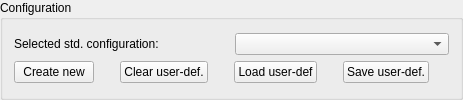
            <widget class="QGroupBox" name="groupBox_2">
             <property name="title">
              <string>Configuration</string>
             </property>
             <layout class="QVBoxLayout" name="verticalLayout_55">
              <item>
               <layout class="QVBoxLayout">
                <item>
                 <layout class="QHBoxLayout">
                  <item>
                   <widget class="QLabel" name="textLabel3">
                    <property name="text">
                     <string>Selected std. configuration:</string>
                    </property>
                    <property name="wordWrap">
                     <bool>false</bool>
                    </property>
                   </widget>
                  </item>
                  <item>
                   <widget class="QComboBox" name="scanConfigSel"/>
                  </item>
                 </layout>
                </item>
                <item>
                 <layout class="QHBoxLayout">
                  <item>
                   <widget class="QPushButton" name="newCfgButton">
                    <property name="enabled">
                     <bool>true</bool>
                    </property>
                    <property name="toolTip">
                     <string>create a PixScan object with user-defined settings; can be save to DB file later</string>
                    </property>
                    <property name="text">
                     <string>Create new</string>
                    </property>
                   </widget>
                  </item>
                  <item>
                   <spacer name="spacer18_3">
                    <property name="orientation">
                     <enum>Qt::Horizontal</enum>
                    </property>
                    <property name="sizeType">
                     <enum>QSizePolicy::Expanding</enum>
                    </property>
                    <property name="sizeHint" stdset="0">
                     <size>
                      <width>20</width>
                      <height>21</height>
                     </size>
                    </property>
                   </spacer>
                  </item>
                  <item>
                   <widget class="QPushButton" name="clearCfgButton">
                    <property name="enabled">
                     <bool>true</bool>
                    </property>
                    <property name="toolTip">
                     <string>remove all user-defined PixScan ojects from memory and list</string>
                    </property>
                    <property name="text">
                     <string>Clear user-def.</string>
                    </property>
                   </widget>
                  </item>
                  <item>
                   <spacer name="spacer18_3_4">
                    <property name="orientation">
                     <enum>Qt::Horizontal</enum>
                    </property>
                    <property name="sizeType">
                     <enum>QSizePolicy::Expanding</enum>
                    </property>
                    <property name="sizeHint" stdset="0">
                     <size>
                      <width>20</width>
                      <height>21</height>
                     </size>
                    </property>
                   </spacer>
                  </item>
                  <item>
                   <widget class="QPushButton" name="loadCfgButton">
                    <property name="enabled">
                     <bool>true</bool>
                    </property>
                    <property name="toolTip">
                     <string>Load user-defined PixScan objects from a DB file</string>
                    </property>
                    <property name="text">
                     <string>Load user-def</string>
                    </property>
                   </widget>
                  </item>
                  <item>
                   <spacer name="spacer18_3_2">
                    <property name="orientation">
                     <enum>Qt::Horizontal</enum>
                    </property>
                    <property name="sizeType">
                     <enum>QSizePolicy::Expanding</enum>
                    </property>
                    <property name="sizeHint" stdset="0">
                     <size>
                      <width>20</width>
                      <height>21</height>
                     </size>
                    </property>
                   </spacer>
                  </item>
                  <item>
                   <widget class="QPushButton" name="saveCfgButton">
                    <property name="enabled">
                     <bool>true</bool>
                    </property>
                    <property name="toolTip">
                     <string>save all user-defined PixScan objects to a DB file</string>
                    </property>
                    <property name="text">
                     <string>Save user-def.</string>
                    </property>
                   </widget>
                  </item>
                  <item>
                   <spacer name="spacer18_3_3">
                    <property name="orientation">
                     <enum>Qt::Horizontal</enum>
                    </property>
                    <property name="sizeType">
                     <enum>QSizePolicy::Expanding</enum>
                    </property>
                    <property name="sizeHint" stdset="0">
                     <size>
                      <width>20</width>
                      <height>21</height>
                     </size>
                    </property>
                   </spacer>
                  </item>
                 </layout>
                </item>
               </layout>
              </item>
             </layout>
            </widget>
